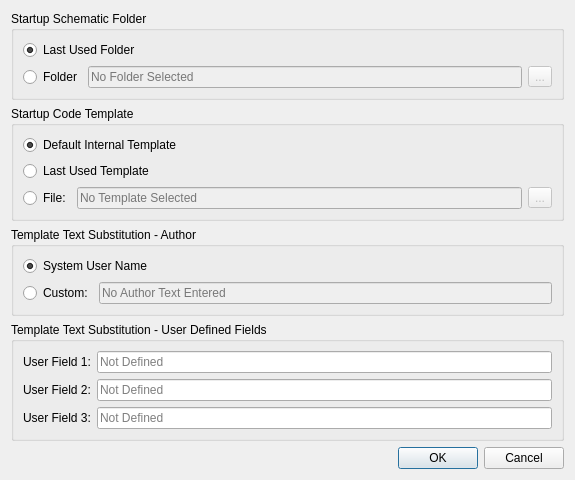
<?xml version="1.0" encoding="UTF-8"?>
<ui version="4.0">
 <class>PrefsDlg</class>
 <widget class="QDialog" name="PrefsDlg">
  <property name="geometry">
   <rect>
    <x>0</x>
    <y>0</y>
    <width>575</width>
    <height>474</height>
   </rect>
  </property>
  <property name="windowTitle">
   <string>Dialog</string>
  </property>
  <layout class="QVBoxLayout" name="verticalLayout">
   <item>
    <layout class="QVBoxLayout" name="verticalLayout_6">
     <item>
      <widget class="QGroupBox" name="startSchlGB">
       <property name="font">
        <font>
         <bold>false</bold>
        </font>
       </property>
       <property name="title">
        <string>Startup Schematic Folder</string>
       </property>
       <layout class="QVBoxLayout" name="verticalLayout_11">
        <item>
         <widget class="QRadioButton" name="schLastRB">
          <property name="text">
           <string>Last Used Folder</string>
          </property>
          <property name="checked">
           <bool>true</bool>
          </property>
          <attribute name="buttonGroup">
           <string notr="true">schBG</string>
          </attribute>
         </widget>
        </item>
        <item>
         <layout class="QHBoxLayout" name="horizontalLayout_3">
          <item>
           <widget class="QRadioButton" name="schFolderRB">
            <property name="text">
             <string>Folder</string>
            </property>
            <attribute name="buttonGroup">
             <string notr="true">schBG</string>
            </attribute>
           </widget>
          </item>
          <item>
           <widget class="QLineEdit" name="schPathLE">
            <property name="enabled">
             <bool>false</bool>
            </property>
            <property name="text">
             <string/>
            </property>
            <property name="placeholderText">
             <string>No Folder Selected</string>
            </property>
           </widget>
          </item>
          <item>
           <widget class="QToolButton" name="schPathBtn">
            <property name="enabled">
             <bool>false</bool>
            </property>
            <property name="text">
             <string>...</string>
            </property>
           </widget>
          </item>
         </layout>
        </item>
       </layout>
      </widget>
     </item>
     <item>
      <widget class="QGroupBox" name="startTmplGB">
       <property name="font">
        <font>
         <bold>false</bold>
        </font>
       </property>
       <property name="title">
        <string>Startup Code Template</string>
       </property>
       <layout class="QVBoxLayout" name="verticalLayout_7">
        <item>
         <widget class="QRadioButton" name="tmplDefaultRB">
          <property name="text">
           <string>Default Internal Template</string>
          </property>
          <property name="checked">
           <bool>true</bool>
          </property>
          <attribute name="buttonGroup">
           <string notr="true">tmplBG</string>
          </attribute>
         </widget>
        </item>
        <item>
         <widget class="QRadioButton" name="tmplLastRB">
          <property name="text">
           <string>Last Used Template</string>
          </property>
          <attribute name="buttonGroup">
           <string notr="true">tmplBG</string>
          </attribute>
         </widget>
        </item>
        <item>
         <layout class="QHBoxLayout" name="horizontalLayout_2">
          <item>
           <widget class="QRadioButton" name="tmplFileRB">
            <property name="text">
             <string>File:</string>
            </property>
            <attribute name="buttonGroup">
             <string notr="true">tmplBG</string>
            </attribute>
           </widget>
          </item>
          <item>
           <widget class="QLineEdit" name="tmplPathLE">
            <property name="enabled">
             <bool>false</bool>
            </property>
            <property name="text">
             <string/>
            </property>
            <property name="placeholderText">
             <string>No Template Selected</string>
            </property>
           </widget>
          </item>
          <item>
           <widget class="QToolButton" name="tmplPathBtn">
            <property name="enabled">
             <bool>false</bool>
            </property>
            <property name="text">
             <string>...</string>
            </property>
           </widget>
          </item>
         </layout>
        </item>
       </layout>
      </widget>
     </item>
     <item>
      <widget class="QGroupBox" name="authorGB">
       <property name="title">
        <string>Template Text Substitution - Author</string>
       </property>
       <layout class="QVBoxLayout" name="verticalLayout_8">
        <item>
         <layout class="QVBoxLayout" name="verticalLayout_9">
          <item>
           <widget class="QRadioButton" name="authorSystemRB">
            <property name="text">
             <string>System User Name</string>
            </property>
            <property name="checked">
             <bool>true</bool>
            </property>
            <attribute name="buttonGroup">
             <string notr="true">authBG</string>
            </attribute>
           </widget>
          </item>
          <item>
           <layout class="QHBoxLayout" name="horizontalLayout_10">
            <item>
             <widget class="QRadioButton" name="authorCustomRB">
              <property name="text">
               <string>Custom:</string>
              </property>
              <attribute name="buttonGroup">
               <string notr="true">authBG</string>
              </attribute>
             </widget>
            </item>
            <item>
             <widget class="QLineEdit" name="authorLE">
              <property name="enabled">
               <bool>false</bool>
              </property>
              <property name="text">
               <string/>
              </property>
              <property name="placeholderText">
               <string>No Author Text Entered</string>
              </property>
             </widget>
            </item>
           </layout>
          </item>
         </layout>
        </item>
       </layout>
      </widget>
     </item>
     <item>
      <widget class="QGroupBox" name="userFieldsGB">
       <property name="title">
        <string>Template Text Substitution - User Defined Fields</string>
       </property>
       <layout class="QVBoxLayout" name="verticalLayout_10">
        <item>
         <layout class="QHBoxLayout" name="horizontalLayout_11">
          <item>
           <widget class="QLabel" name="user1Lbl">
            <property name="text">
             <string>User Field 1:</string>
            </property>
           </widget>
          </item>
          <item>
           <widget class="QLineEdit" name="user1TE">
            <property name="text">
             <string/>
            </property>
            <property name="placeholderText">
             <string>Not Defined</string>
            </property>
           </widget>
          </item>
         </layout>
        </item>
        <item>
         <layout class="QHBoxLayout" name="horizontalLayout_12">
          <item>
           <widget class="QLabel" name="user2Lbl">
            <property name="text">
             <string>User Field 2:</string>
            </property>
           </widget>
          </item>
          <item>
           <widget class="QLineEdit" name="user2TE">
            <property name="text">
             <string/>
            </property>
            <property name="placeholderText">
             <string>Not Defined</string>
            </property>
           </widget>
          </item>
         </layout>
        </item>
        <item>
         <layout class="QHBoxLayout" name="horizontalLayout_13">
          <item>
           <widget class="QLabel" name="user3Lbl">
            <property name="text">
             <string>User Field 3:</string>
            </property>
           </widget>
          </item>
          <item>
           <widget class="QLineEdit" name="user3TE">
            <property name="text">
             <string/>
            </property>
            <property name="placeholderText">
             <string>Not Defined</string>
            </property>
           </widget>
          </item>
         </layout>
        </item>
       </layout>
      </widget>
     </item>
    </layout>
   </item>
   <item>
    <widget class="QDialogButtonBox" name="buttonBox">
     <property name="standardButtons">
      <set>QDialogButtonBox::Cancel|QDialogButtonBox::Ok</set>
     </property>
    </widget>
   </item>
  </layout>
 </widget>
 <resources/>
 <connections>
  <connection>
   <sender>buttonBox</sender>
   <signal>accepted()</signal>
   <receiver>PrefsDlg</receiver>
   <slot>accept()</slot>
   <hints>
    <hint type="sourcelabel">
     <x>251</x>
     <y>330</y>
    </hint>
    <hint type="destinationlabel">
     <x>251</x>
     <y>175</y>
    </hint>
   </hints>
  </connection>
  <connection>
   <sender>buttonBox</sender>
   <signal>rejected()</signal>
   <receiver>PrefsDlg</receiver>
   <slot>reject()</slot>
   <hints>
    <hint type="sourcelabel">
     <x>251</x>
     <y>330</y>
    </hint>
    <hint type="destinationlabel">
     <x>251</x>
     <y>175</y>
    </hint>
   </hints>
  </connection>
 </connections>
 <buttongroups>
  <buttongroup name="tmplBG"/>
  <buttongroup name="authBG"/>
  <buttongroup name="schBG"/>
 </buttongroups>
</ui>
